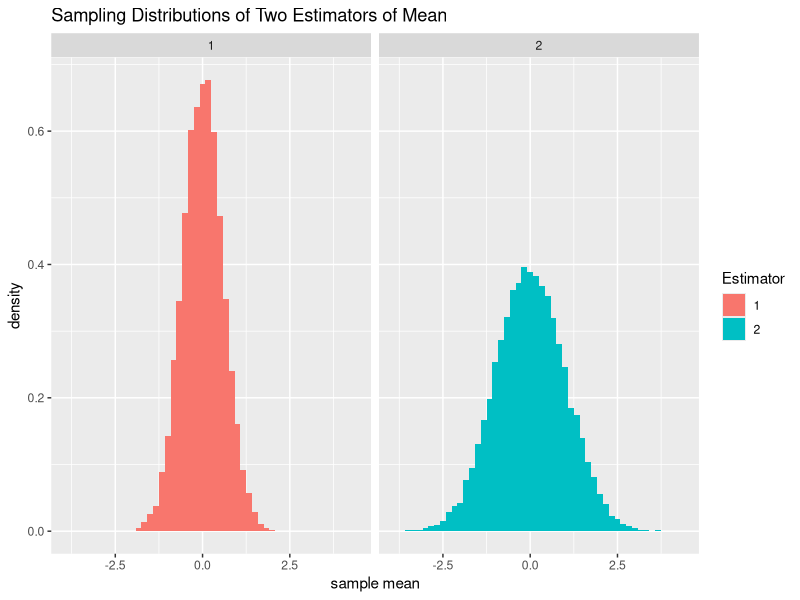
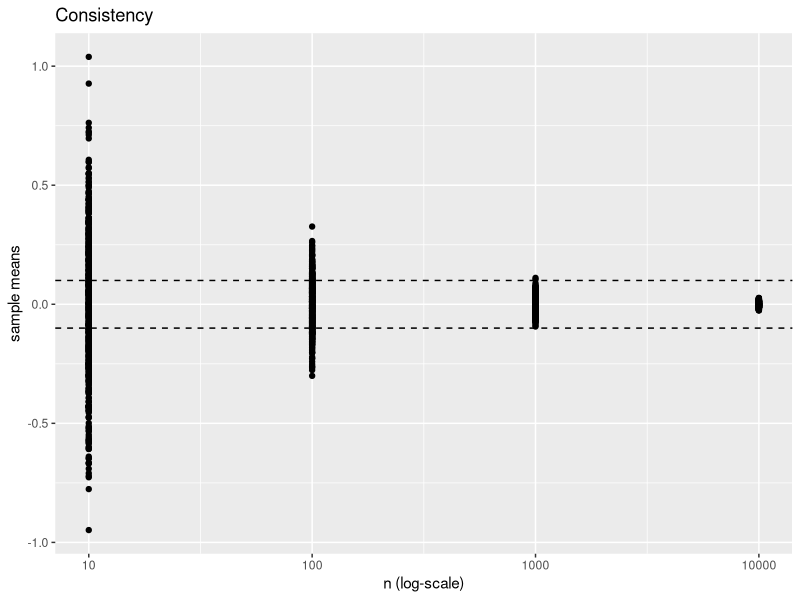

These figures' R source, in order:
## ---- chunk 1
# Install these packages first
library(dplyr)
library(ggplot2)
library(tidyr)
library(knitr)
library(readr)

# Set seed for random number generator
set.seed(76)
## ---- chunk 2
weights_1 <- c(1/3, 1/3, 1/3)
weights_2 <- c(1/1000, 998/1000, 1/1000)

N <- 10^4
sample_mean_1 <- rep(0, N)
sample_mean_2 <- rep(0, N)

for(i in 1:N){
  # sample 3 IID normal obs.
  x <- rnorm(n=3, mean=0, sd=1)
  
  # compute both sample means
  sample_mean_1[i] <- sum(x*weights_1)
  sample_mean_2[i] <- sum(x*weights_2)
}
## ---- chunk 3
sample_means <- data.frame(
  Estimator = factor(c(rep(1, N), rep(2, N))),
  sample_means = c(sample_mean_1, sample_mean_2)
) %>% tbl_df()

ggplot(data=sample_means, 
       aes(x=sample_means, y=..density.., fill=Estimator)) +
  geom_histogram(bins=50) +
  facet_wrap(~Estimator, ncol=2) +
  xlab("sample mean") +
  ggtitle("Sampling Distributions of Two Estimators of Mean")
## ---- chunk 4
n_vector <- 10^c(1:4)
N <- 500
sample_means_overall <- NULL

for(n in n_vector){
  sample_means <- rep(0, N)
  for(i in 1:N){
    x <- rnorm(n)
    sample_means[i] <- mean(x)
  }
  sample_means_overall <- sample_means_overall %>% 
    bind_rows(
      data_frame(
        n=rep(n, N),
        xbar=sample_means
      )
    )
}

eps <- 0.1
ggplot(data=sample_means_overall, aes(x=n, y=xbar)) +
  geom_point() +
  scale_x_log10(breaks = 10^c(1:4)) + 
  geom_hline(yintercept = c(0-eps, 0+eps), linetype="dashed") +
  xlab("n (log-scale)") +
  ylab("sample means") +
  ggtitle("Consistency")
